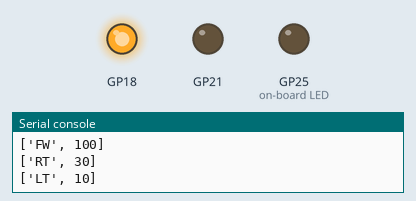
A program run on a simulated Raspberry Pi Pico running MicroPython. Shown: output pins drawn as LEDs (lit = HIGH), the last lines printed to the serial console. Dashed ring = blinking. Pins used as bus, display or sensor lines are not drawn. At 37.7 s the program stops and its outputs stay as they are.

Above: at 0.5 s.
At 1.47 s:
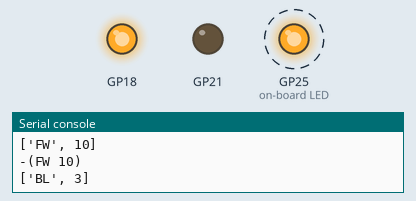
Timing chart, 0 to 3.0 s (numbered marks = the images above):
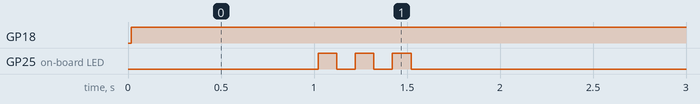

The program:

command_handler.py
```python
import _thread
import time
from edlib import myled, mybutton, stepper

def core1_task(counter):
    delay=0.5

    for i in range(counter):
        systemLED.toggle()
        time.sleep(delay)
        systemLED.toggle()
        time.sleep(delay)

systemLED = myled.myLED("LED")
sz = stepper.Dual_A4988(DIR1=18,STEP1=17,DIR2=21,STEP2=20)

debug=False

delay = 0.1


#    stepper2.move_sync(steps, speed)


iSpeed = 20
iStep = 4
direction = 1


def handle_command(command):

    global delay
    global iSpeed
    global direction

    if debug:
        print("handle")
    response="-"

    print(command)

    command_name=command[0]
    parm=int(command[1])

    if debug:
        print("Command: ")
        print(command_name)
        print("Parm: ")
        print(parm)

    if command_name=="LT":
        iStep = parm
        adjusted_iStep = iStep * direction
        sz.move_left(adjusted_iStep, iSpeed)
        #move_stepper(sz,adjusted_iStep,iSpeed)
        response = "stepL: " + str(adjusted_iStep)

    if command_name=="RT":
        iStep = parm
        adjusted_iStep = iStep * direction
        sz.move_right(adjusted_iStep, iSpeed)
        #move_stepper(sz,adjusted_iStep,iSpeed)
        response = "stepR: " + str(adjusted_iStep)

    if command_name=="ST":
        iStep = parm
        adjusted_iStep = iStep * direction
        sz.move_sync(adjusted_iStep, iSpeed)
        #move_stepper(sz,adjusted_iStep,iSpeed)
        response = "stepS: " + str(adjusted_iStep)

    if command_name=="SP":
        iSpeed = parm
        response = "speed: " + str(iSpeed)

    if command_name=="DR":
        if parm==0:
            direction = -1
        else:
            direction = 1
        response = "direction: " + str(direction)

    if command_name=="DL":
        delay = parm / 10
        response="delay: " + str(delay)

    if command_name=="BL":
        #_thread.start_new_thread(core1_task, (parm,))

        response="blink"

        for i in range(parm):
            systemLED.toggle()
            time.sleep(delay)
            systemLED.toggle()
            time.sleep(delay)

    response = "%s(%s %d)"%(response,command_name,parm)

    return response


if __name__ == '__main__':
    import command_processor
    c = command_processor.CommandProcessor()
    c.load_test_file("command_test.txt")
    commands = c.get_commands()

    for command in commands:
        print(handle_command(command))
```

myled.py
```python
from machine import Pin

class myLED:

    def __init__(self,pin):
        self.LEDPin  = Pin(pin,Pin.OUT)
        self.LED_State=False

    def toggle(self):
        if self.LED_State:
            self.LED_State=False
            self.LEDPin.low()
        else:
            self.LED_State=True
            self.LEDPin.high()
```

mybutton.py
```python
from machine import Pin

class myButton:

    def __init__(self,pin):
        self.Pin  = Pin(pin,Pin.IN)

    def is_pressed(self):
        val = self.Pin.value()

        if val:
            return False
        else:
            return True

        #return val

        #if val:
        #    return True
        #else:
        #    return False
```

stepper.py
```python
from machine import Pin
import time

#--------------------------------------------------------------------------------
class A4988:
    def __init__(self, DIR=16, STEP=17):
        """This class represents an A4988 stepper motor driver.  It uses two output pins
        for direction and step control signals."""

        self._dir  = Pin(DIR,Pin.OUT)
        self._step = Pin(STEP,Pin.OUT)


    def step(self, forward=True):
        """Emit one step pulse, with an optional direction flag."""
        self._dir.value = forward

        self._step.high()
        #time.sleep(1e-6)
        self._step.low()

    def move_sync(self, steps, speed=1000.0):

        if steps>=0:
            self._dir.high()
        else:
            self._dir.low()

        time_per_step = 1.0 / speed
        for count in range(abs(steps)):
            self._step.high()
            time.sleep(1e-6)
            self._step.low()
            time.sleep(time_per_step)


#--------------------------------------------------------------------------------
class Dual_A4988:
    def __init__(self, DIR1=16, STEP1=17,DIR2=16, STEP2=17):

        self._dir1  = Pin(DIR1,Pin.OUT)
        self._step1 = Pin(STEP1,Pin.OUT)

        self._dir2  = Pin(DIR2,Pin.OUT)
        self._step2 = Pin(STEP2,Pin.OUT)


    def set_direction(self,forward):

        if forward:
            self._dir1.on()
            self._dir2.off()
        else:
            self._dir1.off()
            self._dir2.on()


    def step(self, forward=True):
        """Emit one step pulse, with an optional direction flag."""

        self.set_direction(forward)

        self._step1.high()
        #time.sleep(1e-6)
        self._step1.low()

        self._step2.high()
        #time.sleep(1e-6)
        self._step2.low()

    def move_sync(self, steps, speed=1000.0):

        if steps>=0:
            self.set_direction(True)
        else:
            self.set_direction(False)

        time_per_step = 1.0 / speed
        for count in range(abs(steps)):
            self._step1.high()
            time.sleep(1e-6)
            self._step1.low()
            time.sleep(time_per_step)

            self._step2.high()
            time.sleep(1e-6)
            self._step2.low()
            time.sleep(time_per_step)

    def move_left(self, steps, speed=1000.0):

        if steps>=0:
            self.set_direction(True)
        else:
            self.set_direction(False)

        time_per_step = 1.0 / speed
        for count in range(abs(steps)):
            self._step1.high()
            time.sleep(1e-6)
            self._step1.low()
            time.sleep(time_per_step)

            #self._step2.high()
            #time.sleep(1e-6)
            #self._step2.low()
            #time.sleep(time_per_step)

    def move_right(self, steps, speed=1000.0):

        if steps>=0:
            self.set_direction(True)
        else:
            self.set_direction(False)

        time_per_step = 1.0 / speed
        for count in range(abs(steps)):
            #self._step1.high()
            #time.sleep(1e-6)
            #self._step1.low()
            #time.sleep(time_per_step)

            self._step2.high()
            time.sleep(1e-6)
            self._step2.low()
            time.sleep(time_per_step)
```

command_processor.py
```python
class CommandProcessor:

    def __init__(self):
        self.command_list = []
        print("Command Processor Loaded")

    def get_commands(self):
        return self.command_list

    def dump_commands(self):
        self.print_section("Dump commands")
        for command in self.command_list:
            print(command)

    def tokenize(self, data):
        tokens = []
        for line in data.splitlines():
            line = line.split('#')[0]
            tokens.extend(line.split())
        return tokens

    def parse_block(self, tokens, index):
        """Parse tokens from index until a closing ] or end of tokens.
        Returns (list of [command, param] pairs, next index)."""
        commands = []
        while index < len(tokens):
            token = tokens[index]

            if token == ']':
                return commands, index + 1

            elif token.upper() == 'REPEAT':
                count = int(tokens[index + 1])
                index += 2
                if index < len(tokens) and tokens[index] == '[':
                    index += 1  # skip [
                block_commands, index = self.parse_block(tokens, index)
                for _ in range(count):
                    commands.extend(block_commands)

            elif token.upper() == 'FOR':
                start = int(tokens[index + 1])
                end = int(tokens[index + 2])
                step = int(tokens[index + 3])
                index += 4
                if index < len(tokens) and tokens[index] == '[':
                    index += 1  # skip [
                block_commands, index = self.parse_block(tokens, index)
                for i in range(start, end + 1, step):
                    for cmd in block_commands:
                        param = i if cmd[1] == '$i' else cmd[1]
                        commands.append([cmd[0], param])

            elif index + 1 < len(tokens) and (tokens[index + 1].isdigit() or tokens[index + 1] == '$i'):
                param = tokens[index + 1] if tokens[index + 1] == '$i' else int(tokens[index + 1])
                commands.append([token.upper(), param])
                index += 2

            else:
                index += 1

        return commands, index

    def process_raw_input(self, data):
        self.command_list.clear()

        self.print_section("RawData")
        print(data)

        tokens = self.tokenize(data)
        self.command_list, _ = self.parse_block(tokens, 0)

    def print_section(self, name):
        self.print_seperator()
        print(name)
        self.print_seperator()

    def print_seperator(self):
        print("---------------------------")

    def load_test_file(self, filename):
        data = None

        try:
            with open(filename, 'r') as file:
                data = file.read()
        except Exception as e:
            print(e)

        if data is not None:
            self.process_raw_input(data)

        self.dump_commands()

        return data


if __name__ == '__main__':
    import command_processor
    c = command_processor.CommandProcessor()
    c.load_test_file("command_test.txt")
    commands = c.get_commands()

    for command in commands:
        print(command)
```

Measured:
- by itself, GP18: LOW → HIGH at 0.02 s
- by itself, GP25 (on-board LED): alternates HIGH for 0.10 s and LOW for 0.10 s, 6 changes in all, then stays LOW
